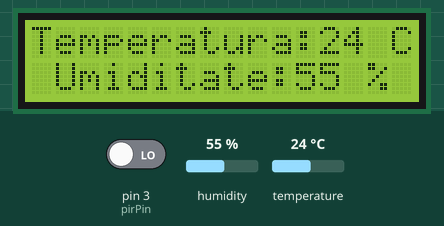
Simulated run of this sketch. Board: Arduino Uno, built with avr-gcc and run on an emulated ATmega328P. Shown: 16×2 character LCD. Inputs (shaded band) come from the test bench; at power-on: humidity 55 %, temperature 24 °C, pin 3 (pirPin) LOW. What the sketch prints to the serial monitor is not drawn.

Above: at 2.2 s.
2.3 s: humidity set to 22 %
At 2.8 s:
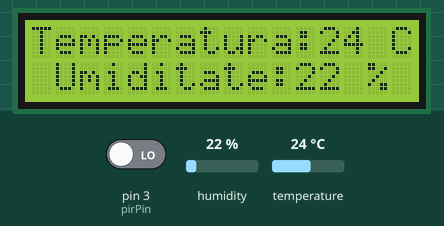
3.8 s: temperature set to 12 °C
At 5.2 s:
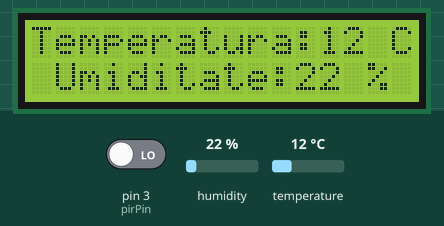
8.8 s: humidity set to 40 %
At 11.1 s:
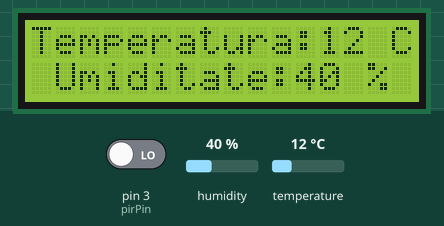
11.4 s: temperature set to 19 °C
At 13.5 s:
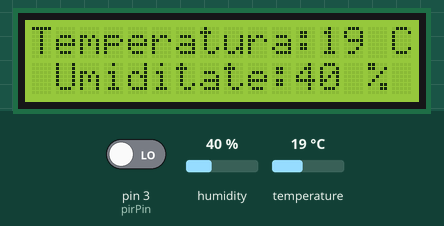
Timing chart, 0 to 15.0 s (numbered marks = the images above; inputs shaded):
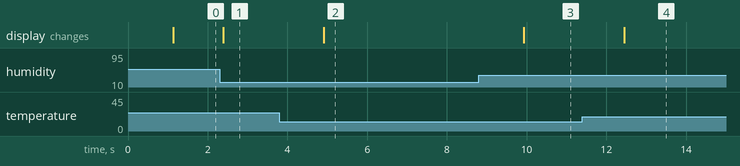

Measured:
- after the input at 2.3 s, the display: changes after 0.09 s (image 1)
- after the input at 3.8 s, the display: changes after 1.1 s (image 2)
- after the input at 8.8 s, the display: changes after 1.1 s (image 3)
- after the input at 11.4 s, the display: changes after 1.0 s (image 4)

The sketch:

ProiectFinal.ino
```cpp
//the time we give the sensor to calibrate (10-60 secs according to the datasheet)
int calibrationTime = 10;

//the time when the sensor outputs a low impulse
long unsigned int lowIn;

//the amount of milliseconds the sensor has to be low
//before we assume all motion has stopped
long unsigned int pause = 5000;

boolean lockLow = true;
boolean takeLowTime;

int pirPin = 3;    //the digital pin connected to the PIR sensor's output
int ledPin = 6;

#include <Wire.h>
#include <LiquidCrystal_I2C.h>
#include <SimpleDHT.h>

// for DHT11,
//      VCC: 5V or 3V
//      GND: GND
//      DATA: 2
int pinDHT11 = 2;
SimpleDHT11 dht11(pinDHT11);

LiquidCrystal_I2C lcd(0x27,16,2);  // set the LCD address to 0x27 for a 16 chars and 2 line display
//LiquidCrystal_PCF8574 lcd(0x27);  // set the LCD address to 0x27 for a 16 chars and 2 line display

int contor = 0;

void setup() {
 Serial.begin(9600);
  // LCD
  Serial.println("LCD...");
  Wire.begin();
  Wire.beginTransmission(0x27);
  Serial.println("Check for LCD");
  int error = Wire.endTransmission();
  Serial.print("Error: ");
  Serial.print(error);
  if (error == 0) {
    Serial.println(": LCD found.");
    lcd.begin(); // initialize the lcd
    lcd.setBacklight(255);
    lcd.home();
    lcd.clear();
    lcd.print("Hello LCD");
    delay(1000);
  } else {
    Serial.println(": LCD not found.");
  } // if else
}

void loop() {
  // put your main code here, to run repeatedly:
  // DHT11
  // start working...
  Serial.println("=================================");
  Serial.println("Sample DHT11...");

  // read without samples.
  byte temperature = 0;
  byte humidity = 0;
  int err = SimpleDHTErrSuccess;
  if ((err = dht11.read(&temperature, &humidity, NULL)) != SimpleDHTErrSuccess) {
    Serial.print("Read DHT11 failed, err="); Serial.println(err);delay(1000);
    return;
  }

  Serial.print("Sample OK: ");
  Serial.print((int)temperature); Serial.print(" *C, ");
  Serial.print((int)humidity); Serial.println(" H");

  // LCD
  lcd.clear();
  lcd.setCursor(0,0);  //coloana - linie
  lcd.print("Temperatura:");
    lcd.print((int)temperature);

  //lcd.setCursor(0,1);  //coloana - linie
  //lcd.print("T: ");
  //lcd.setCursor(3,1);  //coloana - linie
  //lcd.print((int)temperature);
  //lcd.setCursor(5,1);  //coloana - linie
  lcd.print(" C");
  lcd.setCursor(1,1);  //coloana - linie
  lcd.print("Umiditate:");
  lcd.print((int)humidity);
  //lcd.setCursor(13,1);  //coloana - linie
  lcd.print(" %");
  contor++;
  delay(1200);


  if(digitalRead(pirPin) == HIGH){
       digitalWrite(ledPin, HIGH);   //the led visualizes the sensors output pin state
       if(lockLow){
         //makes sure we wait for a transition to LOW before any further output is made:
         lockLow = false;
         Serial.println("---");
         Serial.print("motion detected at ");
         Serial.print(millis()/1000);
         Serial.println(" sec");
         delay(50);
         }
         takeLowTime = true;
       }

     if(digitalRead(pirPin) == LOW){
       digitalWrite(ledPin, LOW);  //the led visualizes the sensors output pin state

       if(takeLowTime){
        lowIn = millis();          //save the time of the transition from high to LOW
        takeLowTime = false;       //make sure this is only done at the start of a LOW phase
        }
       //if the sensor is low for more than the given pause,
       //we assume that no more motion is going to happen
       if(!lockLow && millis() - lowIn > pause){
           //makes sure this block of code is only executed again after
           //a new motion sequence has been detected
           lockLow = true;
           Serial.print("motion ended at ");      //output
           Serial.print((millis() - pause)/1000);
           Serial.println(" sec");
           delay(50);
           }
       }

}
```
